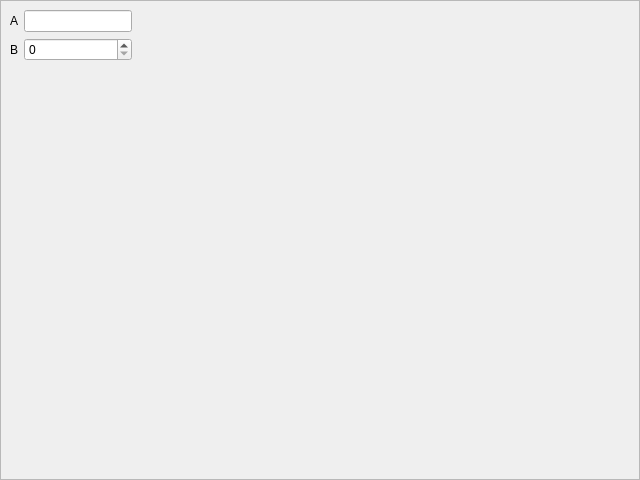
<?xml version="1.0" encoding="UTF-8"?>
<!-- SPDX-License-Identifier: MIT -->
<ui version="4.0">
 <class>ScrollSettings</class>
 <widget class="QScrollArea" name="ScrollSettings">
  <property name="geometry">
   <rect>
    <x>0</x>
    <y>0</y>
    <width>640</width>
    <height>480</height>
   </rect>
  </property>
  <property name="windowTitle">
   <string>Scroll</string>
  </property>
  <widget class="QWidget" name="scrollBody">
   <layout class="QFormLayout" name="form">
    <item row="0" column="0"><widget class="QLabel" name="a"><property name="text"><string>A</string></property></widget></item>
    <item row="0" column="1"><widget class="QLineEdit" name="aEdit"/></item>
    <item row="1" column="0"><widget class="QLabel" name="b"><property name="text"><string>B</string></property></widget></item>
    <item row="1" column="1"><widget class="QSpinBox" name="bEdit"/></item>
   </layout>
  </widget>
 </widget>

</ui>
